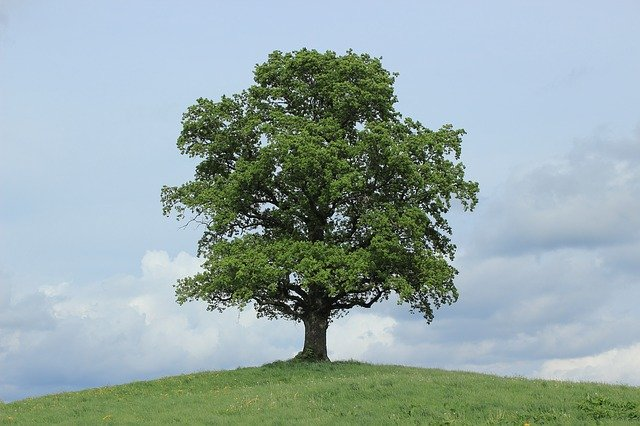
#> input picture 실습_원본/lab-03/tree-1.jpg, 640 x 426 px
$ jupyter execute IPP-2022-1-lab-03-00000000-name.ipynb
#> lines starting #> are read from the running program, lines starting #| are printed output that depends on the picture; after the words box and inside, x2 and y2 are one past the last pixel; in counts of white or black regions, pixels touching at a corner belong together
<h1 align='center'> 영상처리 프로그래밍 실습 3</h1>

<h6 align='right'> 2022. 3. 24. </h6>

<div class="alert alert-block alert-info">

- 파일 이름에서 00000000을 자신의 학번으로, name을 자신의 이름으로 수정하세요.

- 다음 줄에 자신의 이름, 학번, 학과(전공)을 적으세요.

* 이름:   &nbsp;&nbsp;          학번:    &nbsp;&nbsp;         학과(전공):

</div>

- JupyterLab 문서의 최신 버전은 [JupyterLab Documentation](https://jupyterlab.readthedocs.io/en/stable/index.html#/)을  참고하라

- Markdown은 [Markdown Guide](https://www.markdownguide.org/)를 참고하라.
- [Markdown Cheat Sheet](https://www.markdownguide.org/cheat-sheet/)

* 제출 마감: 3월 30일 (수) 오후 6:00까지 최종본을 SmartLEAD제출

[cell 1]
import cv2
import matplotlib.pyplot as plt
import matplotlib.image as mpimg

import numpy as np
print("OpenCV version", cv2.__version__)
print("NumPy version", np.__version__)

## 예제 1. 영상의 반전

###  8-비트 양자화 흑백 영상의 반전

한 화소가 8-비트로 양자화된 2차원 흑백 영상 $f(x,y)$의 반전 영상 $g(x,y)$는 다음과 같이 표현된다.

$$g(x,y) = 255 - f(x,y)$$

'tree-1.jpg' 파일을 읽고, 흑백 영상으로 변환한 후에 흑백영상과 이 흑백영상의 반전 영상을 화면에 나란히 표시하는 프로그램을 작성하라.

[cell 2]
img = mpimg.imread('tree-1.jpg')
#> img is the input picture: shape (426, 640, 3); mean R, G, B 149.5, 168.3, 167.2
plt.imshow(img)
plt.show()

[cell 3]
img = cv2.imread('tree-1.jpg')

[cell 4]
img_gray = cv2.cvtColor(img, cv2.COLOR_RGB2GRAY)

[cell 5]
plt.figure(figsize=(12,8))
plt.subplot(121)
plt.imshow(img_gray, cmap='gray')
plt.subplot(122)
plt.imshow(255-img_gray, cmap='gray')
plt.show()

### 컬러 영상의 반전

'tree-1.jpg' 파일을 읽고, 이 영상과 이 영상의 반전 영상을 화면에 나란히 표시하는 프로그램을 작성하라.

[cell 6]
img = cv2.imread('tree-1.jpg')
img_reverse = 255-img
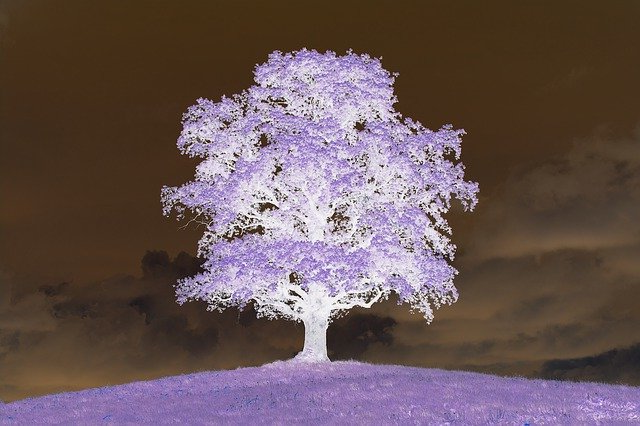
#> img_reverse: shape (426, 640, 3); mean B, G, R 87.8, 86.7, 105.5

[cell 7]
plt.figure(figsize=(12,8))
plt.subplot(121)
plt.imshow(img[:,:,::-1])
plt.subplot(122)
plt.imshow(img_reverse[:,:,::-1])
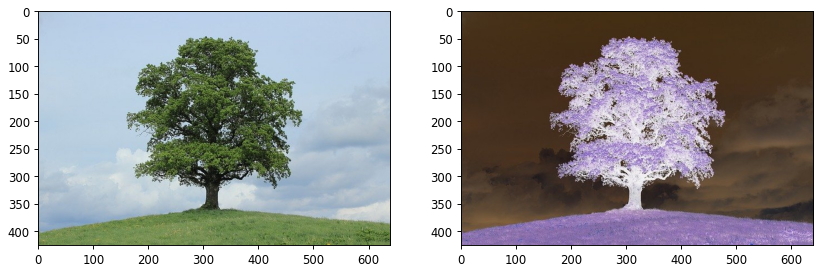
#> figure drawn by matplotlib, 2 panels

## 예제 2.

tree-1.jpg 파일을 읽고, cv2.imshow 함수를 이용하여 영상을 새 윈도우에 표시하고, 왼쪽 마우스 버튼을 클릭하면 흑백 영상을 표시하고, 오른쪽 마우스를 누르면 컬러 영상을 표시하고, 'q'를 입력하면 프로그램을 종료하는 프로그램을 작성하라.

[cell 8]
# [5 lines left out: function onMouseClick, not called in this run]

img = cv2.imread('tree-1.jpg')
img_gray = cv2.cvtColor(img, cv2.COLOR_RGB2GRAY)
winName = 'tree'
cv2.imshow(winName, img)
cv2.setMouseCallback(winName, onMouseClick)

while cv2.waitKey(0) != ord('q'):
#> (key q is pressed here)
    pass

cv2.destroyAllWindows()

## 예제 3.

tree-1.jpg 파일을 읽고, cv2.imshow 함수를 이용하여 영상을 새 윈도우에 표시하고, 왼쪽 마우스 버튼을 클릭하면 흑백반전 영상을 표시하고, 오른쪽 마우스를 누르면 원 영상을 표시하고, 'q'를 입력하면 프로그램을 종료하는 프로그램을 작성하라.

[cell 9]
# [5 lines left out: function onMouseClickInvert, not called in this run]

img = cv2.imread('tree-1.jpg')
img_gray = cv2.cvtColor(img, cv2.COLOR_RGB2GRAY)
img_gray_invert = 255 - img_gray
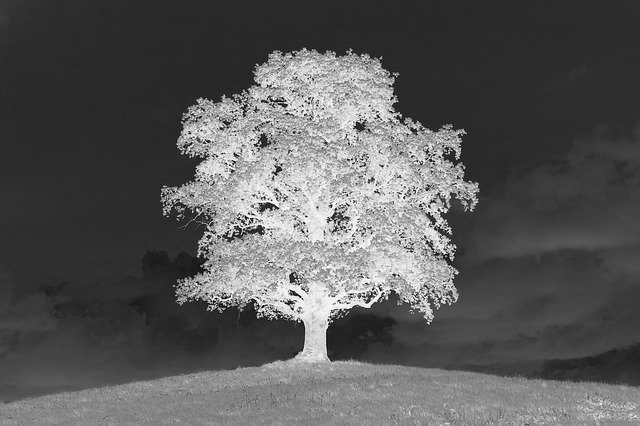
#> img_gray_invert: shape (426, 640); min 0, max 255, mean 89.1

winName = 'tree'

cv2.imshow(winName, img)
cv2.setMouseCallback(winName, onMouseClickInvert)
while cv2.waitKey(0) != ord('q'):
#> (key q is pressed here)
    pass
cv2.destroyAllWindows()

## 예제 4.

tree-1.jpg 파일을 읽고, cv2.imshow 함수를 이용하여 영상을 새 윈도우에 표시하고, 왼쪽 마우스 버튼을 클릭할 때마다 흑백 영상과 흑백 반전 영상을 번갈아 가면서 표시하고, 오른쪽 마우스 버튼을 클릭할 때마다 컬러 영상과 컬러 반전 영상을 번갈아 가면서 표시하고, 'q'를 입력하면 프로그램을 종료하는 프로그램을 작성하라.

[cell 10]
# [17 lines left out: function onMouseClickColorGrayInvert, not called in this run]


img = cv2.imread('tree-1.jpg')
img_invert = 255-img
img_gray = cv2.cvtColor(img, cv2.COLOR_RGB2GRAY)
img_gray_invert = 255-img_gray

colorState = 'NORMAL'
grayState = 'NORMAL'

winName = 'tree'
cv2.imshow(winName, img)
cv2.setMouseCallback(winName, onMouseClickColorGrayInvert)

while cv2.waitKey(0) != ord('q'):
#> (key q is pressed here)
    pass
cv2.destroyAllWindows()

## Weighted sum of two images

$$g(x,y) = \alpha f_1(x,y) + (1-\alpha )f_2(x,y), \;\; 0 \le \alpha \le 1$$

## 예제 5: 지난 주 문제 1.

가중치 $\alpha$를 1부터 0까지 0.01 간격으로 변경해 가면서, 4 영상의 weighted sum을 구하고 화면에 표시하는 프로그램을 작성하라.

영상의 순서는 tree-1 --> tree-2 --> tree-3 --> tree-4 --> tree-1

단, 영상과 영상 사이의 디스플레이 간격은 0.5초로 설정하라.

[cell 11]
img_tree1 = mpimg.imread('tree-1.jpg')
img_tree2 = mpimg.imread('tree-2.jpg')
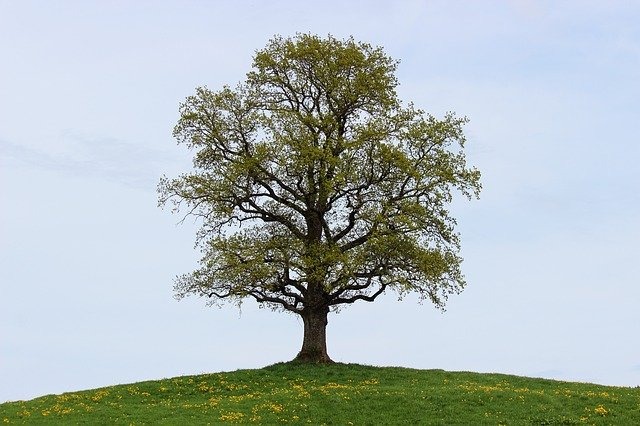
#> input picture 실습_원본/lab-03/tree-2.jpg, 640 x 426 px
#> img_tree2 is the input picture: shape (426, 640, 3); mean R, G, B 173.2, 183.4, 183.3
img_tree3 = mpimg.imread('tree-3.jpg')
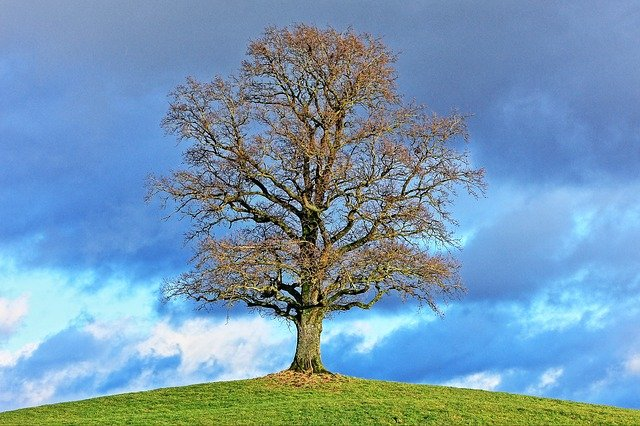
#> input picture 실습_원본/lab-03/tree-3.jpg, 640 x 426 px
#> img_tree3 is the input picture: shape (426, 640, 3); mean R, G, B 118.2, 152.9, 179.4
img_tree4 = mpimg.imread('tree-4.jpg')
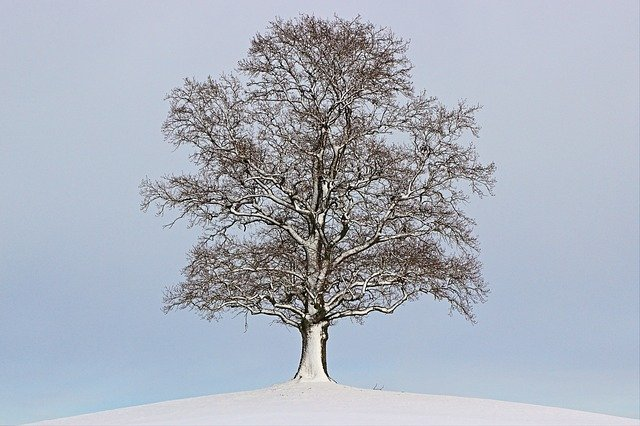
#> input picture 실습_원본/lab-03/tree-4.jpg, 640 x 426 px
#> img_tree4 is the input picture: shape (426, 640, 3); mean R, G, B 170.8, 177.6, 189.8

#img = img_tree1.copy()
winname = "Weighted Sum of images"
cv2.imshow(winname, img_tree1)
cv2.waitKey(0)

images = [img_tree1, img_tree2, img_tree3, img_tree4, img_tree1]
for n in range(len(images)-1):
    for alpha in np.arange(0, 1.0, 0.01):
        img = ((1-alpha)*images[n] + alpha*images[n+1]).astype(np.uint8)
        cv2.imshow(winname, img)
        cv2.waitKey(500)
#> this loop made 4 passes
#> pass 1, `cv2.imshow(winname, img)`:
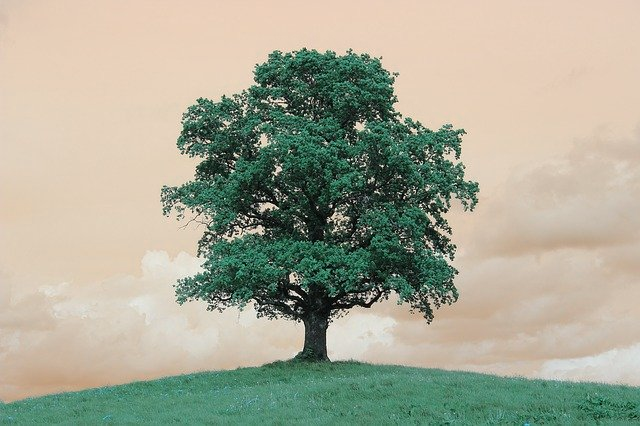
#> window 'Weighted Sum of images': shape (426, 640, 3); mean B, G, R 149.3, 168.1, 167.1
cv2.destroyAllWindows()

## 예제 6.

OpenCV의 waitKey 함수를 이용하여 예제 1에서 영상이 변화 과정을 반수동으로 변경할 수 있도록 프로그램을 수정하라.

단, 입력한 키에 따른 동작은 다음과 같다.

- '1': $\alpha = 0. \rightarrow 1.00$,  tree-1 $\rightarrow$ tree-2
- '2': $\alpha = 0. \rightarrow 1.00$,  tree-2 $\rightarrow$ tree-3
- '3': $\alpha = 0. \rightarrow 1.00$,  tree-3 $\rightarrow$ tree-4
- '4': $\alpha = 0. \rightarrow 1.00$,  tree-4 $\rightarrow$ tree-1
- 'q': 프로그램 종료

[cell 12]
# [18 lines left out: function mix_images, not called in this run]

img_tree1 = mpimg.imread('tree-1.jpg')
img_tree2 = mpimg.imread('tree-2.jpg')
img_tree3 = mpimg.imread('tree-3.jpg')
img_tree4 = mpimg.imread('tree-4.jpg')

#img = img_tree1.copy()
winName = "Weighted Sum of images"
cv2.imshow(winName, img_tree1)
while True:
    input_key = cv2.waitKey(0)
#> (key q is pressed here)
    if input_key == ord('q'):
        break
    elif input_key == ord('1'):
        start = 0
        N = 100
    elif input_key == ord('2'):
        start = 100
        N = 200
    elif input_key == ord('3'):
        start = 200
        N = 300
    elif input_key == ord('4'):
        start = 300
        N = 400

    for i in range(start,N):
        cv2.waitKey(10)
        mix_images(i)

cv2.destroyAllWindows()

## 예제 7.

OpenCV의 trackbar를 사용하여 예제 1에서 영상이 변화 과정을 수동으로 변경할 수 있도록 프로그램을 수정하라.

단, Trackbar의 범위를 0부터 400까지 설정하고, trackbar에서 1이 변하면 $\alpha$ 값이 0.01이 변하도록 변환하라. trackbar의 변환 범위는 다음과 같다.

- Trackbar $= 0 \rightarrow 100$:   $\alpha = 0. \rightarrow 1.00$,  tree-1 $\rightarrow$ tree-2
- Trackbar $= 100 \rightarrow 200$: $\alpha = 0. \rightarrow 1.00$,  tree-2 $\rightarrow$ tree-3
- Trackbar $= 200 \rightarrow 300$: $\alpha = 0. \rightarrow 1.00$,  tree-3 $\rightarrow$ tree-4
- Trackbar $= 300 \rightarrow 400$: $\alpha = 0. \rightarrow 1.00$,  tree-4 $\rightarrow$ tree-1

그리고 'q'를 누르면 프로그램이 종료되어야 한다.

[cell 13]
# [18 lines left out: function mix_images, not called in this run]

mg_tree1 = mpimg.imread('tree-1.jpg')
img_tree2 = mpimg.imread('tree-2.jpg')
img_tree3 = mpimg.imread('tree-3.jpg')
img_tree4 = mpimg.imread('tree-4.jpg')
#img = img_tree1.copy()
winName = "Weighted Sum of images"
cv2.imshow(winName, img_tree1)

cv2.createTrackbar('step', winName, 0, 400, mix_images)

while cv2.waitKey(0) != ord('q'):
#> (key q is pressed here)
    pass

cv2.destroyAllWindows()

## 예제 8. 영상 자르기

[cell 14]
file_name = 'bird.png'
img = cv2.imread(file_name)
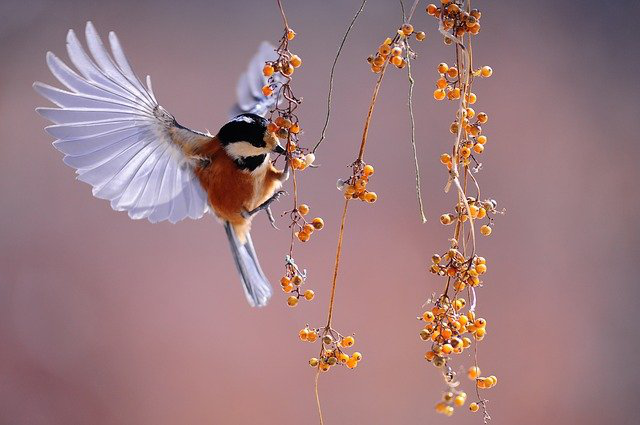
#> input picture 실습_원본/lab-03/bird.png, 640 x 425 px
#> img is the input picture: shape (425, 640, 3); mean B, G, R 128.3, 123.7, 156.4
img.shape
#> Out = (425, 640, 3)

[cell 15]
plt.imshow(img[:,:,::-1])

[cell 16]
plt.imshow(img[100:300,100:300,::-1])
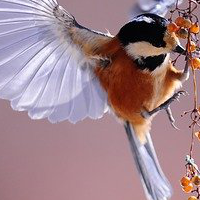
#> shown: shape (200, 200, 3); mean R, G, B 160.1, 131.8, 140.2

[cell 17]
img_new = img.copy()
img_new = cv2.rectangle(img_new, (300,150),(450,250),(255,255,255))
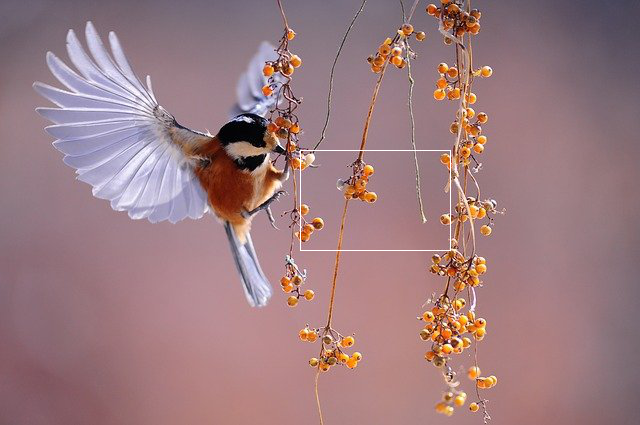
#> img_new: shape (425, 640, 3); 0.18% of pixels changed, all inside (x1, y1, x2, y2) = (300, 150, 451, 251)

[cell 18]
plt.imshow(img_new[:,:,::-1])
